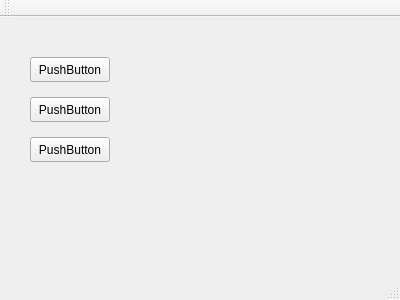
<?xml version="1.0" encoding="UTF-8"?>
<ui version="4.0">
 <class>MainWindow</class>
 <widget class="QMainWindow" name="MainWindow">
  <property name="geometry">
   <rect>
    <x>0</x>
    <y>0</y>
    <width>400</width>
    <height>300</height>
   </rect>
  </property>
  <property name="windowTitle">
   <string>MainWindow</string>
  </property>
  <widget class="QWidget" name="centralWidget">
   <widget class="QPushButton" name="pushButton">
    <property name="geometry">
     <rect>
      <x>30</x>
      <y>40</y>
      <width>80</width>
      <height>25</height>
     </rect>
    </property>
    <property name="text">
     <string>PushButton</string>
    </property>
   </widget>
   <widget class="QPushButton" name="pushButton_2">
    <property name="geometry">
     <rect>
      <x>30</x>
      <y>80</y>
      <width>80</width>
      <height>25</height>
     </rect>
    </property>
    <property name="text">
     <string>PushButton</string>
    </property>
   </widget>
   <widget class="QPushButton" name="pushButton_3">
    <property name="geometry">
     <rect>
      <x>30</x>
      <y>120</y>
      <width>80</width>
      <height>25</height>
     </rect>
    </property>
    <property name="text">
     <string>PushButton</string>
    </property>
   </widget>
  </widget>
  <widget class="QMenuBar" name="menuBar">
   <property name="geometry">
    <rect>
     <x>0</x>
     <y>0</y>
     <width>400</width>
     <height>22</height>
    </rect>
   </property>
  </widget>
  <widget class="QToolBar" name="mainToolBar">
   <attribute name="toolBarArea">
    <enum>TopToolBarArea</enum>
   </attribute>
   <attribute name="toolBarBreak">
    <bool>false</bool>
   </attribute>
  </widget>
  <widget class="QStatusBar" name="statusBar"/>
 </widget>
 <layoutdefault spacing="6" margin="11"/>
 <resources/>
 <connections/>
</ui>
